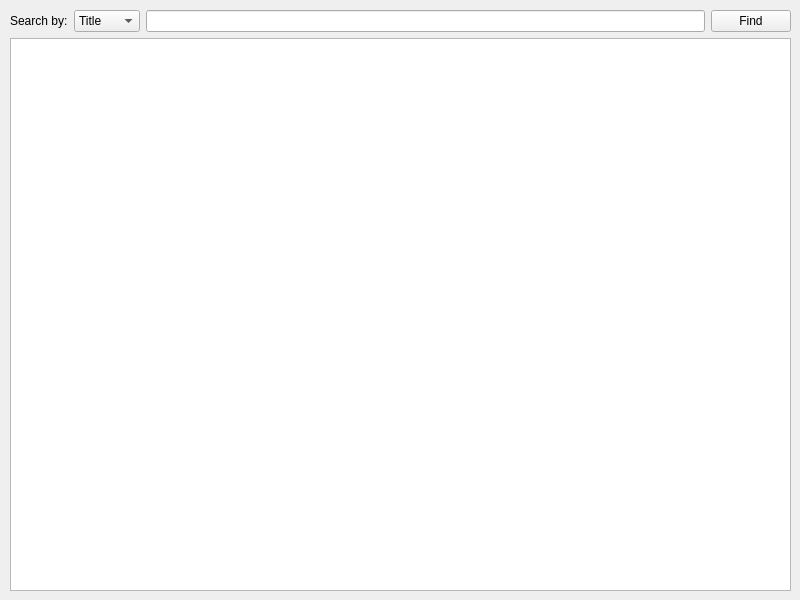
<?xml version="1.0" encoding="UTF-8"?>
<ui version="4.0">
 <class>MainWindow</class>
 <widget class="QMainWindow" name="MainWindow">
  <property name="geometry">
   <rect>
    <x>0</x>
    <y>0</y>
    <width>800</width>
    <height>600</height>
   </rect>
  </property>
  <property name="windowTitle">
   <string>SnakeEyes</string>
  </property>
  <widget class="QWidget" name="centralwidget">
   <widget class="QWidget" name="verticalLayoutWidget">
    <property name="geometry">
     <rect>
      <x>10</x>
      <y>10</y>
      <width>781</width>
      <height>581</height>
     </rect>
    </property>
    <layout class="QVBoxLayout" name="verticalLayout">
     <item>
      <layout class="QHBoxLayout" name="horizontalLayout">
       <item>
        <widget class="QLabel" name="label">
         <property name="text">
          <string>Search by:</string>
         </property>
        </widget>
       </item>
       <item>
        <widget class="QComboBox" name="filterInput">
         <item>
          <property name="text">
           <string>Title</string>
          </property>
         </item>
         <item>
          <property name="text">
           <string>Author</string>
          </property>
         </item>
         <item>
          <property name="text">
           <string>Genre</string>
          </property>
         </item>
        </widget>
       </item>
       <item>
        <widget class="QLineEdit" name="searchQuery"/>
       </item>
       <item>
        <widget class="QPushButton" name="findButton">
         <property name="text">
          <string>Find</string>
         </property>
        </widget>
       </item>
      </layout>
     </item>
     <item>
      <widget class="QTableWidget" name="tableWidget"/>
     </item>
    </layout>
   </widget>
  </widget>
 </widget>
 <resources/>
 <connections/>
</ui>
